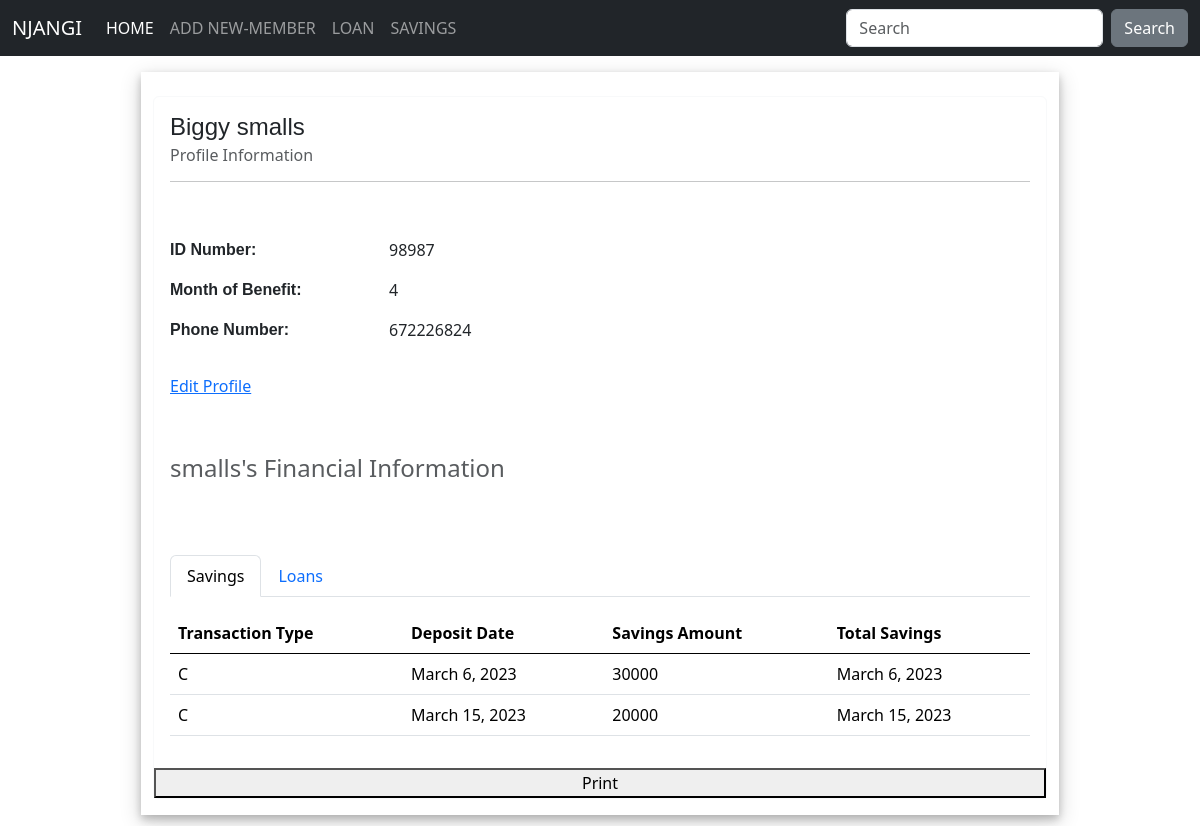
Page /2/ on the committed database.
### dapps/models.py (models this page shows, shortened)
class NewMember(models.Model):
	firstname = models.CharField(max_length=100)
	lastname = models.CharField(max_length=100)
	id_number = models.IntegerField()
	AUTHORITY_TYPE = (
		('P', 'President'),
		('Vp', 'Vice_President'),
		('S', 'Secretary'),
		('Fs', 'Financial_Secretary'),
		('T', 'Treasurer'),
		('Ss', 'Social Secretary'),
		('Cw', 'Chief Whip'),
		('M', 'Member'),
	)
	authority = models.CharField(max_length=20, choices=AUTHORITY_TYPE, default='M')
	email = models.EmailField(max_length=200, blank=False)
	phone = models.IntegerField(blank=False)
	MOB = (
		('January','January'),
		('February','February'),
		('March','March'),
		('April' ,'April'),
		('May','May'),
		('June','June'),
		('July','July'),
		('August','August'),
		('September','September'),
		('October','October'),
		('November','November'),
		('December','December'),
		)
	monthofbenefit = models.CharField(max_length=20, choices=MOB)

class SavingTab(models.Model):
	name = models.ForeignKey(NewMember, on_delete=models.CASCADE)
	TRANSACTION_TYPE = (
		('Deposit', 'Deposit'),
		('Cashout', 'Cashout'),
	)
	transaction_type = models.CharField(max_length=8, choices=TRANSACTION_TYPE)
	deposit_amount = models.IntegerField()
	deposit_date = models.DateField(auto_now=True)

### dapps/views.py (the view)
# urls.py: path('<int:pk>/', MemberDetailView.as_view(), name="member_detail"),
class MemberDetailView(DetailView):
	model = NewMember
	def get_object(self, queryset = None):
		obj = super().get_object(queryset=queryset)
		obj.loans = LoanTab.objects.filter(names=obj)
		obj.savings = SavingTab.objects.filter(name=obj)
		return obj

### dapps/templates/dapps/newmember_detail.html (shortened to what this page needs)
{% extends 'dapps/base.html' %}
{% block content %}
 <div class="row justify-content-center">
	<div class="col-9" style=" box-shadow: 0 4px 8px 0 rgba(0, 0, 0, 0.2), 0 6px 20px 0 rgba(0, 0, 0, 0.19);">
		<div class="card border-light mb-3 mt-4" style="max-width: 120rem;">
		  <div class="card-body">
		    <h4 class="card-title" style="font-family:  Arial;">{{ object.firstname }} {{ object.lastname }}</h4>
		    <h6 class="card-subtitle mb-2 text-muted">Profile Information</h6>
		    <hr/>
		    <br/>
		    <p class="card-text">
		    	<div class="row g-3">
					  <div class="col-3">
					    <p  style="font-family:  Arial;"><strong>ID Number: </strong></p>
					    <p  style="font-family:  Arial;"><strong>Month of Benefit: </strong></p>
					    <p style="font-family:  Arial;"><strong>Phone Number: </strong></p>
					  </div>
					  <div class="col-2">
					    <p> {{ object.id_number }}</p>
		    			<p> {{ object.monthofbenefit }}</p>
		    			<p> {{ object.phone }}</p>
					  </div>
				</div>
		    </p>
		    <a href="#" class="card-link">Edit Profile</a>
		  </div>
		  <br/>
		  <div class="card-body">
		    <h4 class="card-title text-muted"> {{ object.lastname }}'s Financial Information </h4>
		    <br/>
		    <br/>
		    <p class="card-text">
		<ul class="nav nav-tabs" role="tablist">
			  <li class="nav-item" role="presentation">
			    <a class="nav-link active" data-bs-toggle="tab" href="#saving" aria-selected="true" role="tab">Savings</a>
			  </li>
			  <li class="nav-item" role="presentation">
			    <a class="nav-link" data-bs-toggle="tab" href="#loans" aria-selected="false" tabindex="-1" role="tab">Loans</a>
			  </li>
		</ul>
		<div id="myTabContent" class="tab-content">
		  <div class="tab-pane fade show active" id="saving" role="tabpanel">
		  	<p>
			  	{% if object.savings %}
			    <table class="table table-hover">
					<thead>
					    <tr>
					    	<th scope="col"> Transaction Type</th>
					    	<th scope="col"> Deposit Date</th>
					    	<th scope="col"> Savings Amount </th>
					    	<th scope="col"> Total Savings </th>
					    </tr>
					</thead>
					<tbody>
					  {% for saving in object.savings %}
					   	<tr>
					    	<td>{{saving.transaction_type}}</td>
					    	<td>{{saving.deposit_date}}</td>
					    	<td>{{saving.deposit_amount}}</td>
					    	<td>{{saving.deposit_date}}</td>
					    </tr>
					  {% endfor %}
					</tbody>
				{% else %}
					<h5 class="alert alert-primary ms-4 me-4">No Savings Records Found</h5>
				{% endif %}
			</table>
		  </div>
		</div>
		  </div>
		<button onclick="window.print()"> Print </button>
	</div>
</div>
{% endblock %}

### rows in the picture
NewMember: firstname "Biggy", lastname "smalls", id_number "98987", monthofbenefit "4", phone "672226824"
SavingTab: transaction_type "C", deposit_date "March 6, 2023", deposit_amount "30000"
SavingTab: transaction_type "C", deposit_date "March 15, 2023", deposit_amount "20000"
